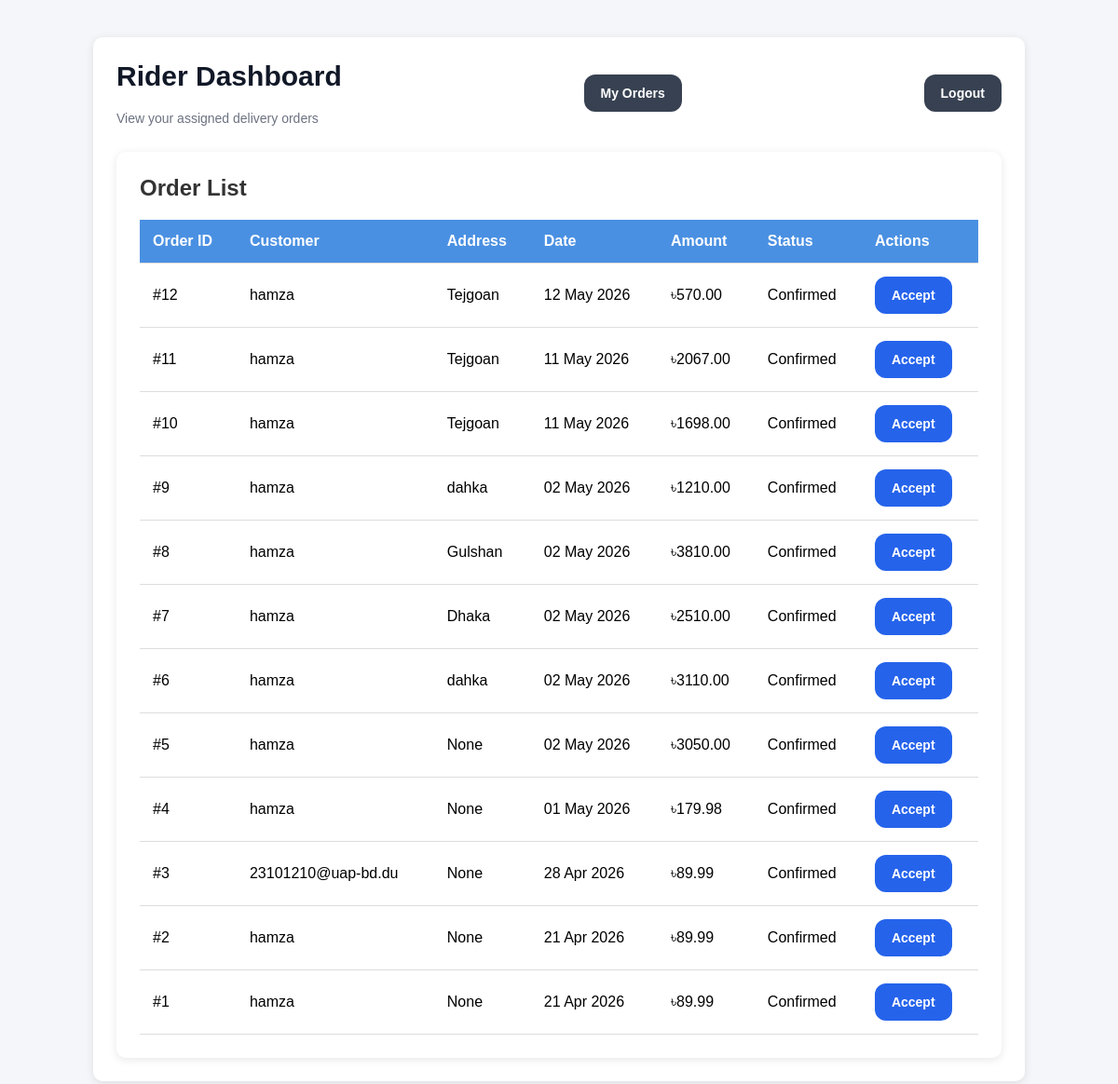
The app's page /rider-dashboard/, older data.
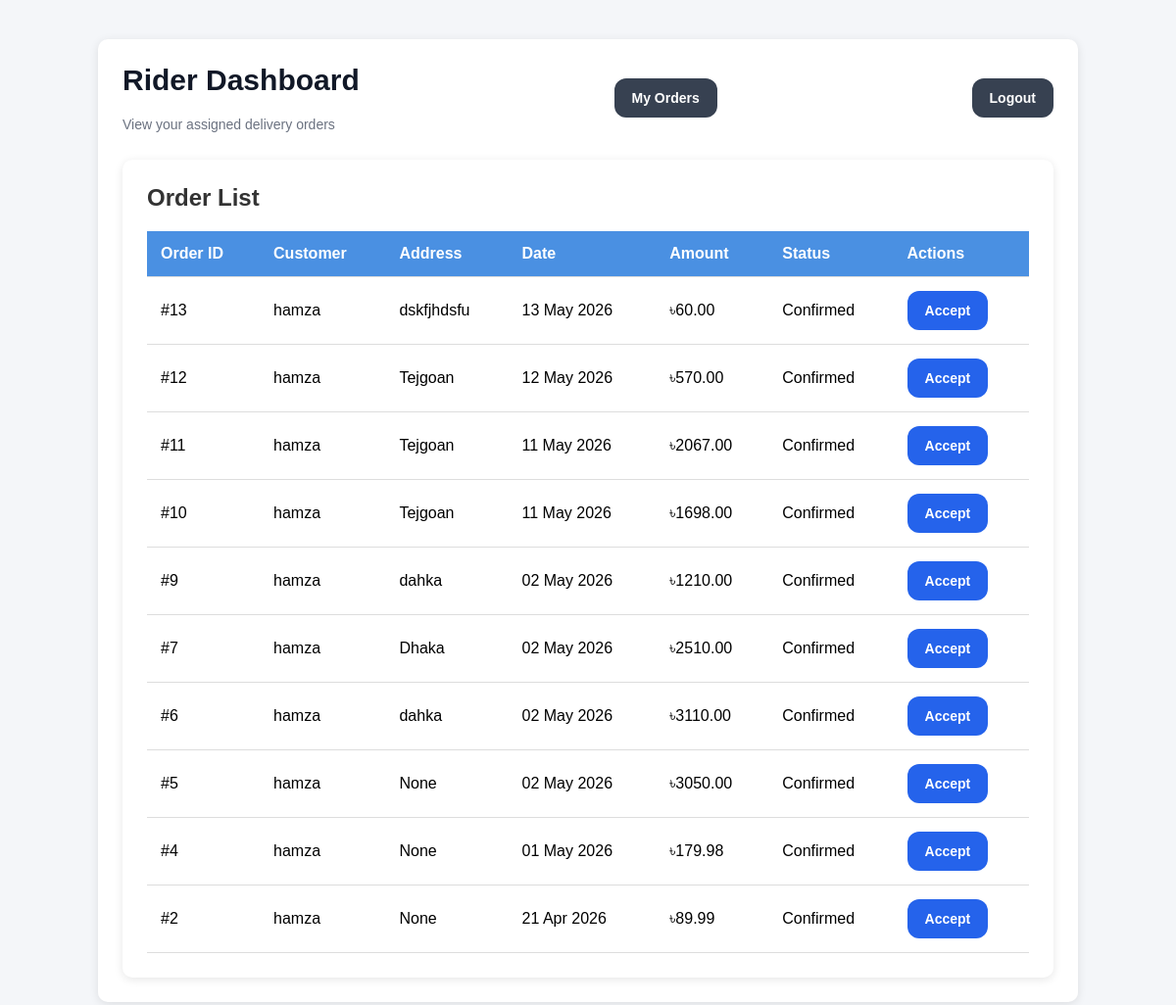
The same page, newer data.
### accounts/models.py (models this page shows, shortened)
class Order(models.Model):
    STATUS_CHOICES = (
        ('pending', 'Pending'),
        ('confirmed', 'Confirmed'),
        ('cancelled', 'Cancelled'),
        ('preparing', 'Preparing'),
        ('on_the_way', 'On The Way'),
        ('delivered', 'Delivered'),
    )
    customer = models.ForeignKey(User, on_delete=models.CASCADE, related_name='orders')
    restaurant = models.ForeignKey(Restaurant, on_delete=models.CASCADE, related_name='orders')
    rider = models.ForeignKey(
        'Rider',
        on_delete=models.SET_NULL,
        null=True,
        blank=True,
        related_name="assigned_orders"
    )
    customer_name = models.CharField(max_length=150, blank=True, null=True)
    phone_number = models.CharField(max_length=20, blank=True, null=True)
    delivery_address = models.TextField(blank=True, null=True)
    payment_method = models.CharField(max_length=50, default="Cash on Delivery")
    delivery_charge = models.DecimalField(max_digits=10, decimal_places=2, default=60.00)
    status = models.CharField(max_length=20, choices=STATUS_CHOICES, default='confirmed')
    original_amount = models.DecimalField(max_digits=10, decimal_places=2, default=0.00)
    discount_amount = models.DecimalField(max_digits=10, decimal_places=2, default=0.00)
    total_amount = models.DecimalField(max_digits=10, decimal_places=2, default=0.00)
    applied_deal_title = models.CharField(max_length=255, blank=True, null=True)
    created_at = models.DateTimeField(default=now, editable=False)

### accounts/views.py (the view)
# urls.py: path("rider-dashboard/", views.rider_dashboard_page, name="rider_dashboard"),
def rider_dashboard_page(request):
    orders_with_items = Order.objects.select_related('customer', 'restaurant') \
                                     .prefetch_related('items') \
                                     .filter(rider__isnull=True, status='confirmed') \
                                     .order_by('-created_at')
    context = {
        'orders': orders_with_items,
    }
    return render(request, "rider_dashboard.html", context)

### accounts/templates/rider_dashboard.html (shortened to what this page needs)
{% load static %}
<!DOCTYPE html>
<html lang="en">
<head>
    <link rel="stylesheet" href="{% static 'css/business_dashboard_styles.css' %}">
</head>
<body>
<div class="container">
    <div class="header">
        <div>
            <h2>Rider Dashboard</h2>
            <p class="subtitle">View your assigned delivery orders</p>
        </div>
        <a href="/rider-orders/"><button class="logout-btn" >My Orders</button></a>
        <button class="logout-btn" onclick="logout()">Logout</button>
    </div>
    <div class="container">
    <h2>Order List</h2>
    <table>
      <thead>
        <tr>
          <th>Order ID</th>
          <th>Customer</th>
          <th>Address</th>
          <th>Date</th>
          <th>Amount</th>
          <th>Status</th>
          <th>Actions</th>
        </tr>
      </thead>
      <tbody>
    {% for order in orders %}
    <tr>
        <td>#{{ order.id }}</td>
        <td>
            {{ order.customer.username }}
        </td>
        <td>
            {{ order.delivery_address }}
        </td>
        <td>
            {{ order.created_at|date:"d M Y" }}
        </td>
        <td>
            ৳{{ order.total_amount }}
        </td>
        <td>
            <span class=" {{ order.status }}">
                {{ order.status|title }}
            </span>
        </td>
        <td>
            <button class="accept-btn" onclick="appectOrder('{{ order.id }}')">Accept</button>
        </td>
    </tr>
    {% empty %}
    <tr>
        <td colspan="6" style="text-align:center;">
            No orders found
        </td>
    </tr>
    {% endfor %}
</tbody>
    </table>
  </div>
</div>
</body>
</html>

Row changes from the older to the newer data that the page shows:
no longer on this page (row edited): Order: id "8", customer.username "hamza", delivery_address "Gulshan", created_at "02 May 2026", total_amount "3810.00", status "Confirmed"
no longer on this page (row edited): Order: id "3", customer.username "23101210@uap-bd.du", delivery_address "None", created_at "28 Apr 2026", total_amount "89.99", status "Confirmed"
no longer on this page (row edited): Order: id "1", customer.username "hamza", delivery_address "None", created_at "21 Apr 2026", total_amount "89.99", status "Confirmed"
added Order: id "13", customer.username "hamza", delivery_address "dskfjhdsfu", created_at "13 May 2026", total_amount "60.00", status "Confirmed"
